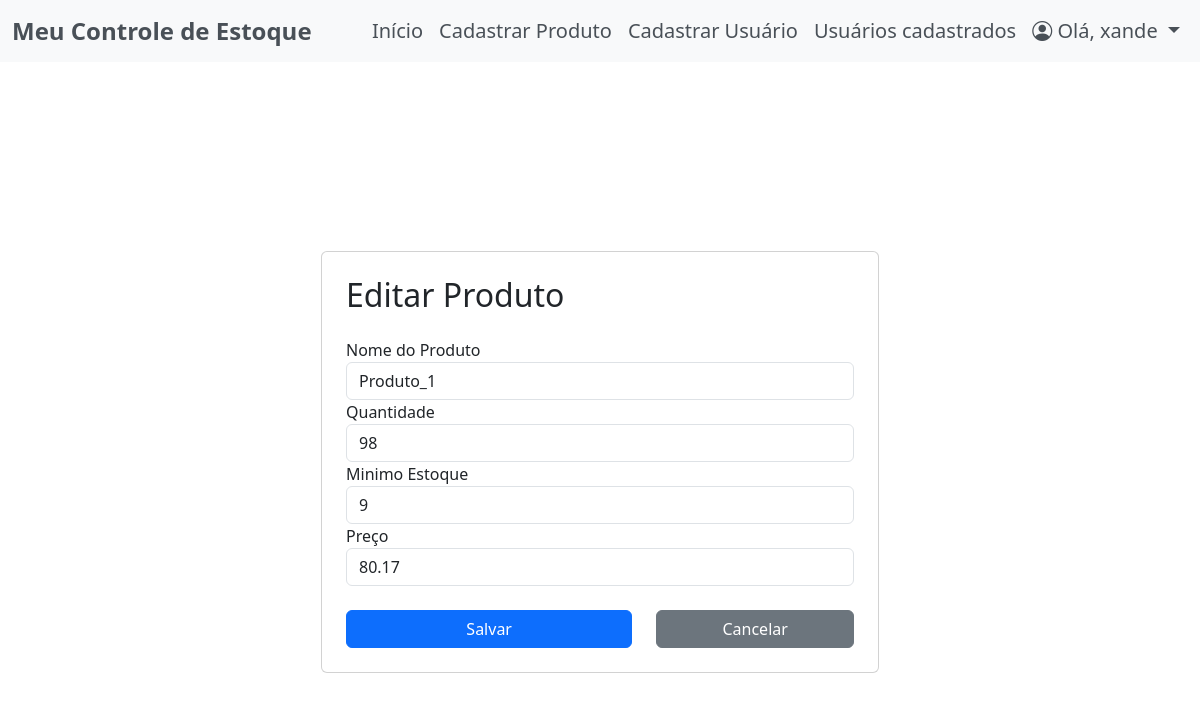
The page /editar_produto/1/ (signed in) on the database its author committed.
### app/models.py (models this page shows)
class Usuario(UserMixin, db.Model):
    id = db.Column(db.Integer, primary_key=True, autoincrement=True)
    username = db.Column(db.String(100), nullable=False, unique=True)
    password = db.Column(db.String(100), nullable=False)
    confirm_password = db.Column(db.String(100), nullable=False)
    email = db.Column(db.String(100), nullable=False, unique=True)
    nivel_funcao = db.Column(db.String(15), nullable=False, default='comum')

class Produto(db.Model):
    id = db.Column(db.Integer, primary_key=True)
    nome = db.Column(db.String(150), nullable=False)
    quantidade = db.Column(db.Integer, nullable=False)
    minimo_estoque = db.Column(db.Integer, nullable=False)
    preco_unitario = db.Column(db.Float, nullable=False)
    data_entrada = db.Column(db.DateTime, nullable=False, default=datetime.now)

### app/routes.py (the view, shortened to what this page needs)
@bp.route('/editar_produto/<int:produto_id>/', methods=['GET', 'POST'])
def editar_produto(produto_id):
    if current_user.nivel_funcao != 'administrador':
        abort(403)
    produto = Produto.query.get(produto_id)
    return render_template('editar_produto.html', produto=produto)

### app/__init__.py (called while the page is built)
@login_manager.user_loader
def load_user(user_id):
    from app.models import Usuario
    return Usuario.query.get(int(user_id))

### app/templates/editar_produto.html (shortened to what this page needs)
{% extends "base.html" %}
{% block content %}
<div class="container d-flex justify-content-center align-items-center vh-100">
    <div class="card p-4 w-50">
        <h2 class="mb-4">Editar Produto</h2>
        <form method="POST" action="">
            <div class="form-group">
                <label for="productName">Nome do Produto</label>
                <input type="text" class="form-control" id="nome" name="nome" value="{{ produto.nome }}" required>
            </div>
            <div class="form-group">
                <label for="productDescription">Quantidade </label>
                <input type="number" class="form-control" id="quantidade" name="quantidade" rows="3" value="{{ produto.quantidade }}"
                    required></input>
            </div>
            <div class="form-group">
                <label for="productPrice">Minimo Estoque</label>
                <input type="number" class="form-control" id="minimo_estoque" name="minimo_estoque"
                    value="{{ produto.minimo_estoque }}" required>
            </div>
            <div class="form-group">
                <label for="productQuantity">Preço</label>
                <input type="number" class="form-control" id="preco_unitario" name="preco_unitario"
                    value="{{ produto.preco_unitario }}" required>
            </div><br>
            <div class="row">
                <div class="col-7">
                    <button type="submit" class="btn btn-primary w-100">Salvar</button>
                </div>
                <div class="col-5">
                    <a href="{{ url_for('routes.index')}}" class="btn btn-secondary w-100">Cancelar</a>
                </div>
            </div>
        </form>
        </div>
    </div>
{% endblock %}

### app/templates/base.html (shortened to what this page needs)
<!DOCTYPE html>
<html lang="en">
<head>
    <link rel="stylesheet" href="https://cdn.datatables.net/1.13.6/css/jquery.dataTables.min.css">
    <link href="https://cdn.jsdelivr.net/npm/bootstrap@5.3.0/dist/css/bootstrap.min.css" rel="stylesheet">
    <link href="https://cdn.jsdelivr.net/npm/bootstrap-icons/font/bootstrap-icons.css" rel="stylesheet">
    <link rel="stylesheet" href="{{ url_for('static', filename='css/style.css') }}">
</head>
<body>
    {% block nav %}
    <nav class="navbar navbar-expand-lg" style="background-color: #f8f9fa;">
        <div class="container-fluid">
            <a class="navbar-brand fw-bold fs-4" href="#" style="color: #495057;">Meu Controle de Estoque</a>
            <div class="collapse navbar-collapse" id="navbarNav">
                <ul class="navbar-nav ms-auto">
                    <li class="nav-item">
                        <a class="nav-link fs-5" href="{{ url_for('routes.index') }}" style="color: #495057;">Início</a>
                    </li>
                    {% if current_user.nivel_funcao != 'comum' %}
                    <li class="nav-item">
                        <a class="nav-link fs-5" href="{{ url_for('routes.cadastrar_produto') }}" style="color: #495057;">Cadastrar Produto</a>
                    </li>
                    <li class="nav-item">
                        <a class="nav-link fs-5" href="{{ url_for('routes.registrar_usuario_comum') }}" style="color: #495057;">Cadastrar Usuário</a>
                    </li>
                    <li class="nav-item">
                        <a class="nav-link fs-5" href="{{ url_for('routes.listar_usuarios') }}" style="color: #495057;">Usuários cadastrados</a>
                    </li>
                    {% endif %}
                    <li class="nav-item dropdown">
                        <a class="nav-link dropdown-toggle fs-5" href="#" id="perfilDropdown" role="button" data-bs-toggle="dropdown" aria-expanded="false" style="color: #495057;">
                            <i class="bi bi-person-circle"></i> Olá, {{ current_user.username }}
                        </a>
                    </li>
                </ul>
            </div>
        </div>
    </nav>
    {% endblock %}
    {% block content %}
    {% endblock %}
</body>
</html>

### rows shown on the page
Usuario: username "xande"
Produto: nome "Produto_1", quantidade "98", minimo_estoque "9", preco_unitario "80.17"
